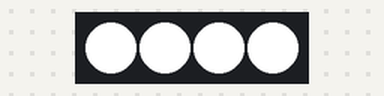
Simulated run of this sketch. Board: Arduino Uno, built with avr-gcc and run on an emulated ATmega328P. On the bench: 4 RGB LEDs in strip order, left to right. Random numbers use the default seed unless the sketch sets one.

Above: at 2.67 s.
At 6.34 s:
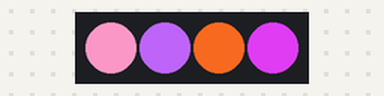
At 10.96 s:
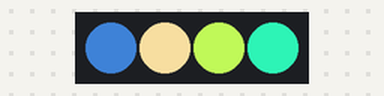
At 19.22 s:
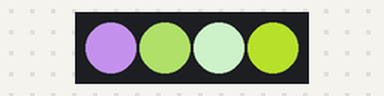
At 29.48 s:
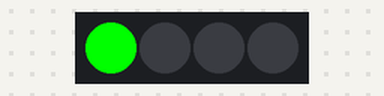
At 38.54 s:
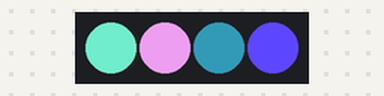
Timing chart, 0 to 40.0 s (numbered marks = the images above):
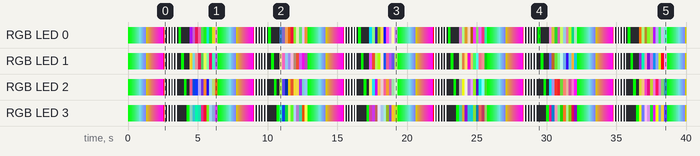

The sketch:

lightshow.ino
```cpp
#include <Adafruit_NeoPixel.h>
#define DEBUG

#define NEO_PIXEL_PIN 8 //Attached to digital pin 8
#define NUM_PIXELS 4 // Number of NeoPixels

Adafruit_NeoPixel pixels(NUM_PIXELS, NEO_PIXEL_PIN, NEO_GRB + NEO_KHZ800);

void setup() {
  // put your setup code here, to run once:
    pixels.begin(); // INITIALIZE NeoPixel strip object (REQUIRED)
}

void loop() {
  // put your main code here, to run repeatedly:
  lightShow();
}


void lightShow()
{
    for (int i = 0; i < 5; i++) { // Repeat the effect 5 times
        // Rainbow cycle effect
        for (int j = 0; j < 256; j += 5)
        {
            for (int k = 0; k < NUM_PIXELS; k++) {
                pixels.setPixelColor(k, pixels.Color(j, 255 - j, (j * 2) % 255));
            }
            pixels.show();
            delay(50);
        }

        // Strobe effect (all pixels flash white)
        for (int j = 0; j < 5; j++) {
            pixels.fill(pixels.Color(255, 255, 255)); // White
            pixels.show();
            delay(100);
            pixels.clear();
            pixels.show();
            delay(100);
        }

        // Chasing lights effect
        for (int j = 0; j < NUM_PIXELS; j++)
        {
            pixels.clear();
            pixels.setPixelColor(j, pixels.Color(0, 255, 0)); // Green
            pixels.show();
            delay(200);
        }

        // Random colors flashing
        for (int j = 0; j < 10; j++) {
            for (int k = 0; k < NUM_PIXELS; k++)
            {
                pixels.setPixelColor(k, pixels.Color(random(255), random(255), random(255)));
            }
            pixels.show();
            delay(200);
        }
    }

    pixels.clear();
    pixels.show();
}
```
